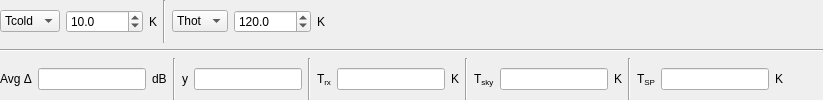
     <widget class="QWidget" name="calWidgets" native="true">
      <layout class="QVBoxLayout" name="calLayout">
       <property name="leftMargin">
        <number>0</number>
       </property>
       <property name="topMargin">
        <number>0</number>
       </property>
       <property name="rightMargin">
        <number>0</number>
       </property>
       <property name="bottomMargin">
        <number>0</number>
       </property>
       <item>
        <widget class="QWidget" name="calWidgets1" native="true">
         <layout class="QHBoxLayout" name="calibrationLayout">
          <property name="leftMargin">
           <number>0</number>
          </property>
          <property name="topMargin">
           <number>0</number>
          </property>
          <property name="rightMargin">
           <number>0</number>
          </property>
          <property name="bottomMargin">
           <number>0</number>
          </property>
          <item>
           <widget class="QComboBox" name="tCalColdSelect">
            <item>
             <property name="text">
              <string>Tcold</string>
             </property>
            </item>
            <item>
             <property name="text">
              <string>Pcold</string>
             </property>
            </item>
           </widget>
          </item>
          <item>
           <widget class="QDoubleSpinBox" name="tCalCold">
            <property name="toolTip">
             <string>Cold calibration antenna temperature in Kelvin or total channel power in dBm</string>
            </property>
            <property name="decimals">
             <number>1</number>
            </property>
            <property name="minimum">
             <double>-200.000000000000000</double>
            </property>
            <property name="maximum">
             <double>10000000000000.000000000000000</double>
            </property>
            <property name="value">
             <double>10.000000000000000</double>
            </property>
           </widget>
          </item>
          <item>
           <widget class="QLabel" name="tCalColdUnitsLabel">
            <property name="text">
             <string>K</string>
            </property>
           </widget>
          </item>
          <item>
           <widget class="Line" name="calLine1">
            <property name="orientation">
             <enum>Qt::Vertical</enum>
            </property>
           </widget>
          </item>
          <item>
           <widget class="QComboBox" name="tCalHotSelect">
            <item>
             <property name="text">
              <string>Thot</string>
             </property>
            </item>
            <item>
             <property name="text">
              <string>Phot</string>
             </property>
            </item>
           </widget>
          </item>
          <item>
           <widget class="QDoubleSpinBox" name="tCalHot">
            <property name="toolTip">
             <string>Hot calibration antenna temperature in Kelvin or total channel power in dBm</string>
            </property>
            <property name="decimals">
             <number>1</number>
            </property>
            <property name="minimum">
             <double>-200.000000000000000</double>
            </property>
            <property name="maximum">
             <double>10000000000000.000000000000000</double>
            </property>
            <property name="value">
             <double>120.000000000000000</double>
            </property>
           </widget>
          </item>
          <item>
           <widget class="QLabel" name="tCalHotUnitsLabel">
            <property name="text">
             <string>K</string>
            </property>
           </widget>
          </item>
          <item>
           <spacer name="horizontalSpacer_11">
            <property name="orientation">
             <enum>Qt::Horizontal</enum>
            </property>
            <property name="sizeHint" stdset="0">
             <size>
              <width>40</width>
              <height>20</height>
             </size>
            </property>
           </spacer>
          </item>
         </layout>
        </widget>
       </item>
       <item>
        <widget class="Line" name="line_22">
         <property name="orientation">
          <enum>Qt::Horizontal</enum>
         </property>
        </widget>
       </item>
       <item>
        <widget class="QWidget" name="calWidgets2" native="true">
         <layout class="QHBoxLayout" name="calibrationLayout_2">
          <property name="leftMargin">
           <number>0</number>
          </property>
          <property name="topMargin">
           <number>0</number>
          </property>
          <property name="rightMargin">
           <number>0</number>
          </property>
          <property name="bottomMargin">
           <number>0</number>
          </property>
          <item>
           <widget class="QLabel" name="calAvgDiffLabel">
            <property name="text">
             <string>Avg Δ</string>
            </property>
           </widget>
          </item>
          <item>
           <widget class="QLineEdit" name="calAvgDiff">
            <property name="toolTip">
             <string>Average difference in dB between hot and cold.

This should be close to the expected difference in power between hot and cold calibration points</string>
            </property>
            <property name="readOnly">
             <bool>true</bool>
            </property>
           </widget>
          </item>
          <item>
           <widget class="QLabel" name="calAvgDifferenceUnits">
            <property name="text">
             <string>dB</string>
            </property>
           </widget>
          </item>
          <item>
           <widget class="Line" name="line_23">
            <property name="orientation">
             <enum>Qt::Vertical</enum>
            </property>
           </widget>
          </item>
          <item>
           <widget class="QLabel" name="calYFactorLabel">
            <property name="text">
             <string>y</string>
            </property>
           </widget>
          </item>
          <item>
           <widget class="QLineEdit" name="calYFactor">
            <property name="toolTip">
             <string>Y-factor</string>
            </property>
           </widget>
          </item>
          <item>
           <widget class="Line" name="line_27">
            <property name="orientation">
             <enum>Qt::Vertical</enum>
            </property>
           </widget>
          </item>
          <item>
           <widget class="QLabel" name="calTrxLabel">
            <property name="text">
             <string>T&lt;sub&gt;rx&lt;/sub&gt;</string>
            </property>
           </widget>
          </item>
          <item>
           <widget class="QLineEdit" name="calTrx">
            <property name="toolTip">
             <string>Receiver noise temperature in Kelvin calculated from Y-factor</string>
            </property>
            <property name="readOnly">
             <bool>true</bool>
            </property>
           </widget>
          </item>
          <item>
           <widget class="QLabel" name="capTsysUnits">
            <property name="text">
             <string>K</string>
            </property>
           </widget>
          </item>
          <item>
           <widget class="Line" name="line_26">
            <property name="orientation">
             <enum>Qt::Vertical</enum>
            </property>
           </widget>
          </item>
          <item>
           <widget class="QLabel" name="calTskyLabel">
            <property name="text">
             <string>T&lt;sub&gt;sky&lt;/sub&gt;</string>
            </property>
           </widget>
          </item>
          <item>
           <widget class="QLineEdit" name="calTsky">
            <property name="toolTip">
             <string>Sky temperature in Kelvin at time of cold calibration from StarTracker</string>
            </property>
           </widget>
          </item>
          <item>
           <widget class="QLabel" name="calTskyUnits">
            <property name="text">
             <string>K</string>
            </property>
           </widget>
          </item>
          <item>
           <widget class="Line" name="calLine1_2">
            <property name="orientation">
             <enum>Qt::Vertical</enum>
            </property>
           </widget>
          </item>
          <item>
           <widget class="QLabel" name="calTspLabel">
            <property name="text">
             <string>T&lt;sub&gt;SP&lt;/sub&gt;</string>
            </property>
           </widget>
          </item>
          <item>
           <widget class="QLineEdit" name="calTsp">
            <property name="toolTip">
             <string>Estimated spillover temperature in Kelvin</string>
            </property>
            <property name="readOnly">
             <bool>true</bool>
            </property>
           </widget>
          </item>
          <item>
           <widget class="QLabel" name="calTspUnits">
            <property name="text">
             <string>K</string>
            </property>
           </widget>
          </item>
          <item>
           <spacer name="horizontalSpacer_16">
            <property name="orientation">
             <enum>Qt::Horizontal</enum>
            </property>
            <property name="sizeHint" stdset="0">
             <size>
              <width>40</width>
              <height>20</height>
             </size>
            </property>
           </spacer>
          </item>
         </layout>
        </widget>
       </item>
      </layout>
     </widget>
